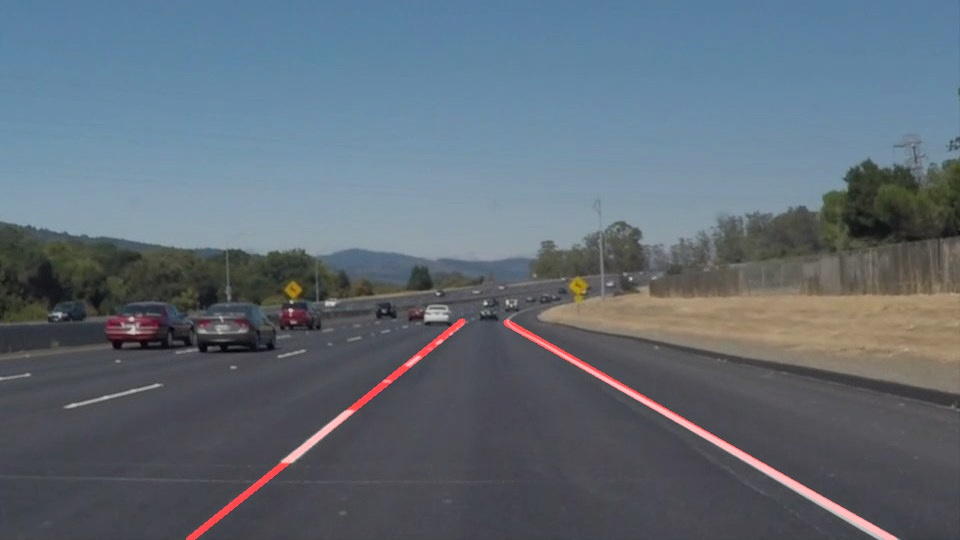
#> input picture examples/avgLeftRightLine.jpg, 960 x 540 px
$ python -i processimage.py   (imports and definitions only)
#> lines starting #> are read from the running program, lines starting #| are printed output that depends on the picture; after the words box and inside, x2 and y2 are one past the last pixel; in counts of white or black regions, pixels touching at a corner belong together
import matplotlib.pyplot as plt
import matplotlib.image as mpimg
import numpy as np
import cv2
import math

def grayscale(img):
    """Applies the Grayscale transform
    This will return an image with only one color channel
    but NOTE: to see the returned image as grayscale
    (assuming your grayscaled image is called 'gray')
    you should call plt.imshow(gray, cmap='gray')"""
    return cv2.cvtColor(img, cv2.COLOR_RGB2GRAY)
    # Or use BGR2GRAY if you read an image with cv2.imread()
    # return cv2.cvtColor(img, cv2.COLOR_BGR2GRAY)

def canny(img, low_threshold, high_threshold):
    """Applies the Canny transform"""
    return cv2.Canny(img, low_threshold, high_threshold)

def gaussian_blur(img, kernel_size):
    """Applies a Gaussian Noise kernel"""
    return cv2.GaussianBlur(img, (kernel_size, kernel_size), 0)

def region_of_interest(img, vertices):
    """
    Applies an image mask.

    Only keeps the region of the image defined by the polygon
    formed from `vertices`. The rest of the image is set to black.
    `vertices` should be a numpy array of integer points.
    """
    #defining a blank mask to start with
    mask = np.zeros_like(img)

    #defining a 3 channel or 1 channel color to fill the mask with depending on the input image
    if len(img.shape) > 2:
        channel_count = img.shape[2]  # i.e. 3 or 4 depending on your image
        ignore_mask_color = (255,) * channel_count
    else:
        ignore_mask_color = 255

    #filling pixels inside the polygon defined by "vertices" with the fill color
    cv2.fillPoly(mask, vertices, ignore_mask_color)

    #returning the image only where mask pixels are nonzero
    masked_image = cv2.bitwise_and(img, mask)
    return masked_image

def calculateXFromY(m, b, y, shape):
    x = (y - b)/m
    if x < 0:
        x = 0
        y = b
    if x > shape[1]:
        x = shape[1]
        y = shape[1]*m + b
    return [int(x), int(y)]

def detect_left_right_lines(lines, shape):
    leftLines = []
    rightLines = []
    for line in lines:
        for x1,y1,x2,y2 in line:
            if (x1 != x2):
                tan = (y2-y1)/(x2-x1);
                # left line must between -75 to 30 degree in slope
                if (tan < -0.577 and tan > -3.73):
                    leftLines.append(line)
                # right line must between 30 to 75 degree in slope
                elif tan > 0.577 and tan < 3.73:
                    rightLines.append(line)

    result = []
    if len(leftLines) > 0:
        b = []
        m = []
        maxX = 0;
        for line in leftLines:
            for x1,y1,x2,y2 in line:
                if (x1 > maxX):
                    maxX = x1
                if (x2 > maxX):
                    maxX = x2
                p = np.polyfit([x1, x2], [y1, y2], 1)
                b.append(p[1])
                m.append(p[0])
        avgB = sum(b)/float(len(b))
        avgM = sum(m)/float(len(m))
        point = calculateXFromY(avgM, avgB, shape[0], shape)
        result.append([[point[0], point[1], maxX, int(avgM*maxX+avgB)]])

    if len(rightLines) > 0:
        b = []
        m = []
        minX = 100000;
        for line in rightLines:
            for x1,y1,x2,y2 in line:
                if (x1 < minX):
                    minX = x1
                if (x2 < minX):
                    minX = x2
                p = np.polyfit([x1, x2], [y1, y2], 1)
                b.append(p[1])
                m.append(p[0])
        avgB = sum(b)/float(len(b))
        avgM = sum(m)/float(len(m))
        point = calculateXFromY(avgM, avgB, shape[0], shape)
        result.append([[minX, int(avgM*minX+avgB), point[0], point[1]]])

    # print("x1=", x1, " x2=", x2, " y1=", y1, " y2=", y2)
    return result

def draw_lines(img, lines, color=[255, 0, 0], thickness=6):
    """
    NOTE: this is the function you might want to use as a starting point once you want to
    average/extrapolate the line segments you detect to map out the full
    extent of the lane (going from the result shown in raw-lines-example.mp4
    to that shown in P1_example.mp4).

    Think about things like separating line segments by their
    slope ((y2-y1)/(x2-x1)) to decide which segments are part of the left
    line vs. the right line.  Then, you can average the position of each of
    the lines and extrapolate to the top and bottom of the lane.

    This function draws `lines` with `color` and `thickness`.
    Lines are drawn on the image inplace (mutates the image).
    If you want to make the lines semi-transparent, think about combining
    this function with the weighted_img() function below
    """
    for line in lines:
        for x1,y1,x2,y2 in line:
            cv2.line(img, (x1, y1), (x2, y2), color, thickness)

def hough_lines(img, rho, theta, threshold, min_line_len, max_line_gap):
    """
    `img` should be the output of a Canny transform.

    Returns an image with hough lines drawn.
    """
    lines = cv2.HoughLinesP(img, rho, theta, threshold, np.array([]), minLineLength=min_line_len, maxLineGap=max_line_gap)
    line_img = np.zeros((img.shape[0], img.shape[1], 3), dtype=np.uint8)
    left_right_lines = detect_left_right_lines(lines, img.shape)
    # print(left_right_lines)
    draw_lines(line_img, left_right_lines)
    return line_img

# Python 3 has support for cool math symbols.

def weighted_img(img, initial_img, α=0.8, β=1., γ=0.):
    """
    `img` is the output of the hough_lines(), An image with lines drawn on it.
    Should be a blank image (all black) with lines drawn on it.

    `initial_img` should be the image before any processing.

    The result image is computed as follows:

    initial_img * α + img * β + γ
    NOTE: initial_img and img must be the same shape!
    """
    return cv2.addWeighted(initial_img, α, img, β, γ)

def process_image(image):
    # NOTE: The output you return should be a color image (3 channel) for processing video below
    # TODO: put your pipeline here,
    # you should return the final output (image where lines are drawn on lanes)
    gray_image = grayscale(image)
    #plt.imshow(gray_image)
    smooth_image = gaussian_blur(gray_image, 5)
    #plt.imshow(smooth_image)
    edge_image = canny(smooth_image, 50, 150)
    #plt.imshow(edge_image)
    mask_image = np.zeros_like(edge_image)
    ignore_mask_color = 255
    # plt.imshow(mask_image)
    vertices = np.array([[(0, image.shape[0]),(0, image.shape[0]*3/4), (image.shape[1] / 3, image.shape[0] /2), (image.shape[1]*2/3, image.shape[0]/2), (image.shape[1], image.shape[0] *3/4), (image.shape[1], image.shape[0])]], dtype=np.int32)
    masked_edges_image = region_of_interest(edge_image, vertices)
    # plt.imshow(masked_edges_image)
    hough_image = hough_lines(masked_edges_image, 2, np.pi/360, 50, image.shape[0]/20, image.shape[0]/4)
    #plt.imshow(hough_image)
    result = weighted_img(hough_image, image)
    return result

>>> import cv2
>>> picture = cv2.cvtColor(cv2.imread('examples/avgLeftRightLine.jpg'), cv2.COLOR_BGR2RGB)
>>> result = process_image(picture)
#> in grayscale, `return cv2.cvtColor(img, cv2.COLOR_RGB2GRAY)`:
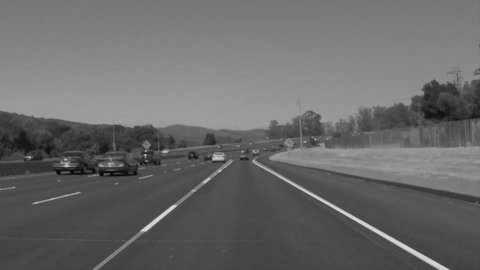
#> returned value: shape (540, 960) (shown at 1/2 size); min 3, max 221, mean 105.4
#> in canny, `return cv2.Canny(img, low_threshold, high_threshold)`:
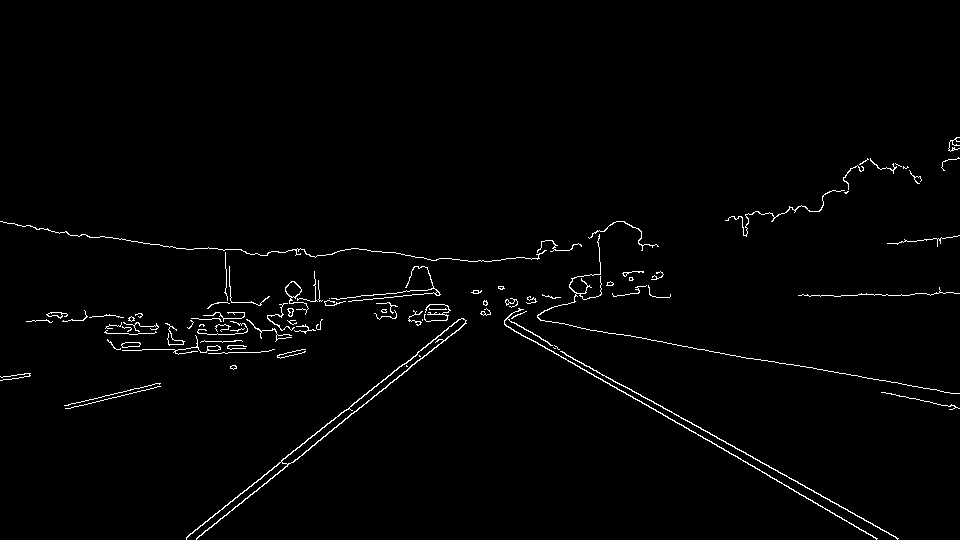
#> returned value: shape (540, 960); 1.5% white in thin lines or dots, all inside (x1, y1, x2, y2) = (0, 137, 960, 540)
#> in region_of_interest, `cv2.fillPoly(mask, vertices, ignore_mask_color)`:
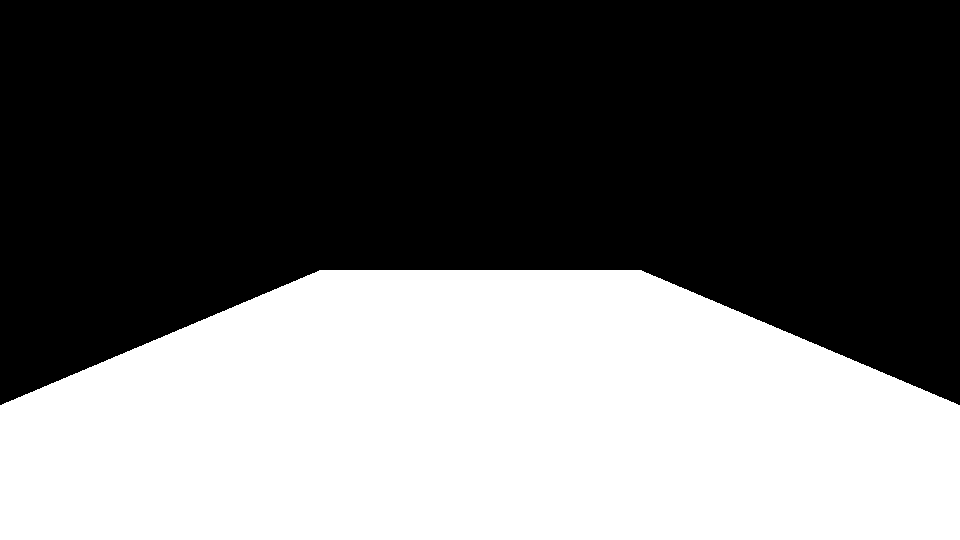
#> mask: shape (540, 960); 41.7% white; 1 white region, box (x1, y1, x2, y2) and area: (0, 270, 960, 540) 215930
#> in region_of_interest, `masked_image = cv2.bitwise_and(img, mask)`:
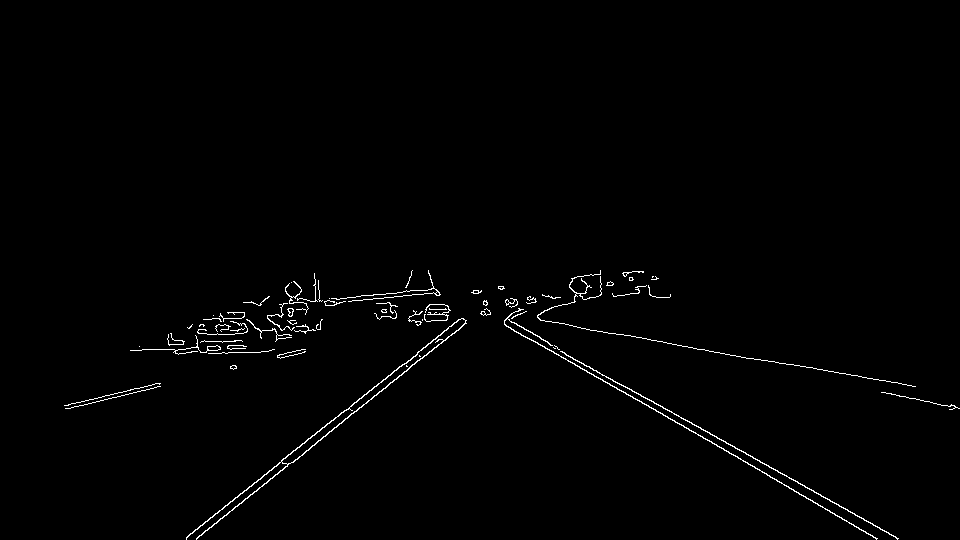
#> masked_image: shape (540, 960); 1% white in thin lines or dots, all inside (x1, y1, x2, y2) = (64, 270, 960, 540)
#> in hough_lines, `lines = cv2.HoughLinesP(img, rho, theta, threshold, np.array([]), minL..`: lines = 43 rows, first 6: [428, 273, 897, 539], [412, 270, 876, 538], [186, 537, 502, 286], [196, 538, 484, 309], [315, 281, 913, 386], [138, 350, 600, 273]
#> the loop in detect_left_right_lines, `for line in lines:` made 43 passes
#> after the loop in detect_left_right_lines, `for line in lines:`: leftLines = [[[186, 537, 502, 286]], [[196, 538, 484, 309]], [[288, 454, 503, 286]], [[188, 536, 465, 323]], [[285, 466, 465, 322]]]; rightLines = [[[412, 270, 876, 538]], [[430, 279, 872, 535]]]
#> the loop in detect_left_right_lines, `for line in leftLines:` made 5 passes
#> after the loop in detect_left_right_lines, `for line in leftLines:`: b = [684.7, 693.8, 679, 680.6, 694]; m = [-0.794, -0.795, -0.781, -0.769, -0.8]; maxX = 503
#> in detect_left_right_lines, `avgB = sum(b)/float(len(b))`: avgB = 686.4
#> in detect_left_right_lines, `avgM = sum(m)/float(len(m))`: avgM = -0.788
#> in calculateXFromY, `x = (y - b)/m`: x = 185.8
#> in detect_left_right_lines, `point = calculateXFromY(avgM, avgB, shape[0], shape)`: point = [185, 540]
#> the loop in detect_left_right_lines, `for line in rightLines:` made 2 passes
#> after the loop in detect_left_right_lines, `for line in rightLines:`: b = [32.03, 29.95]; m = [0.578, 0.579]; minX = 412
#> in detect_left_right_lines, `avgB = sum(b)/float(len(b))`: avgB = 30.99
#> in detect_left_right_lines, `avgM = sum(m)/float(len(m))`: avgM = 0.578
#> in detect_left_right_lines, `point = calculateXFromY(avgM, avgB, shape[0], shape)`: point = [880, 540]
#> in hough_lines, `left_right_lines = detect_left_right_lines(lines, img.shape)`: left_right_lines = [[[185, 540, 503, 290]], [[412, 269, 880, 540]]]
#> the loop in draw_lines, `for line in lines:` made 2 passes
#> after the loop in draw_lines, `for line in lines:`:
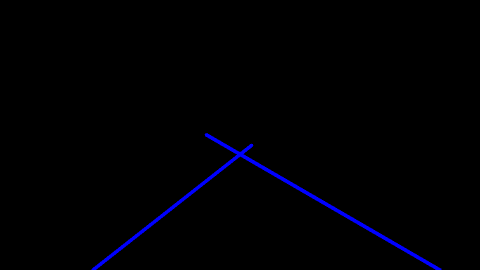
#> img: shape (540, 960, 3) (shown at 1/2 size); mean of channels 0, 1, 2 3.3, 0, 0; drawn as B, G, R
#> in weighted_img, `return cv2.addWeighted(initial_img, α, img, β, γ)`:
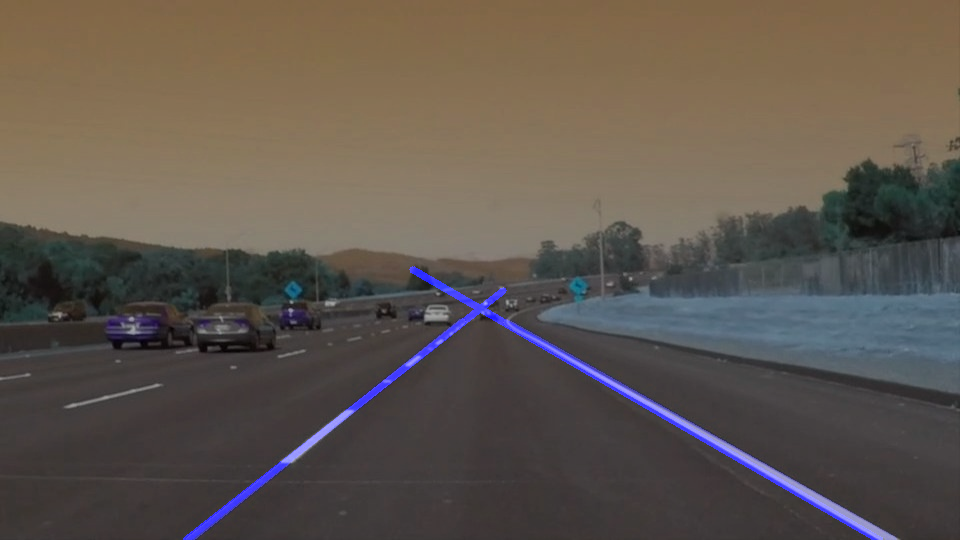
#> returned value: shape (540, 960, 3); mean of channels 0, 1, 2 78.4, 86, 94.8; drawn as B, G, R

$ run again, on examples/challenge.jpg
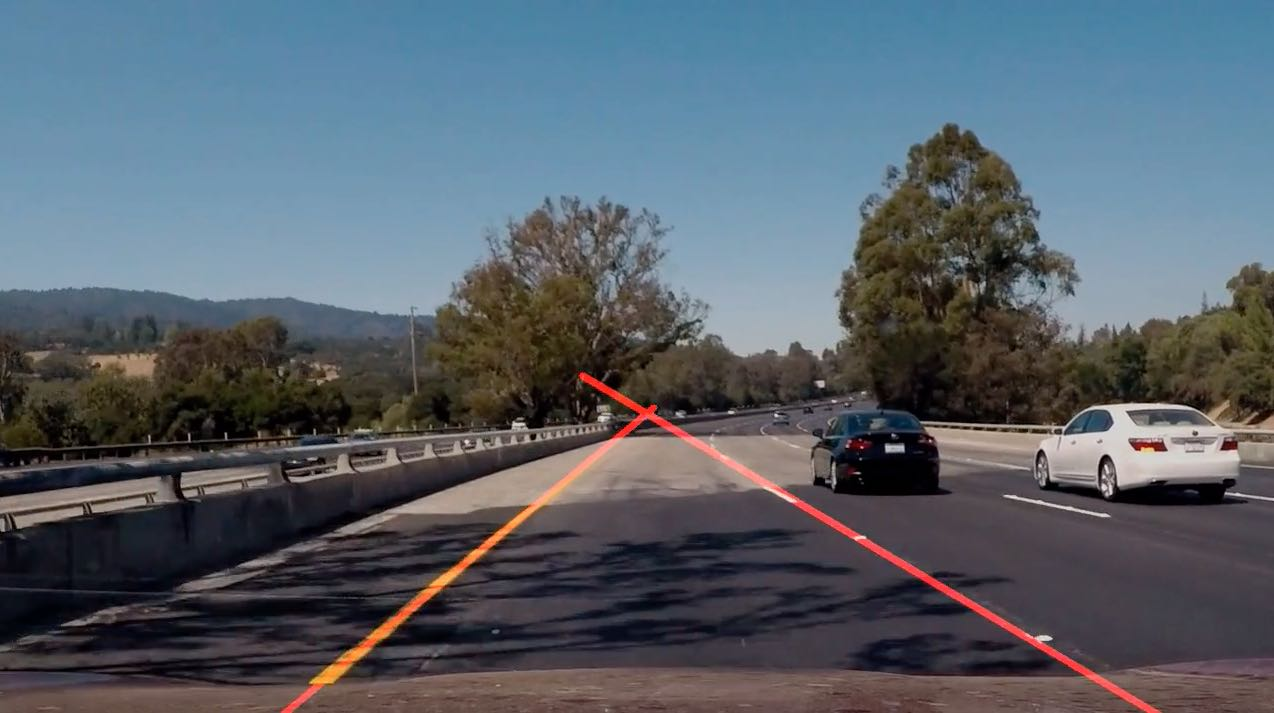
#> input picture examples/challenge.jpg, 1274 x 713 px
#> in region_of_interest, `cv2.fillPoly(mask, vertices, ignore_mask_color)`:
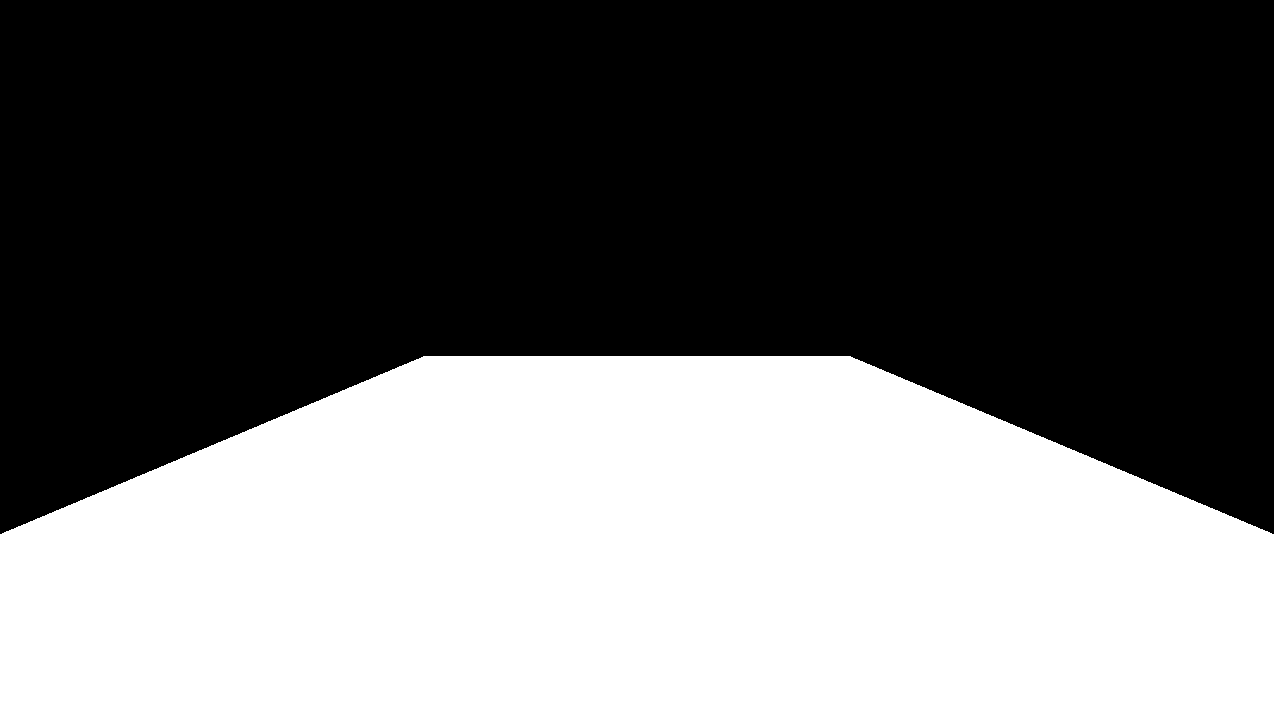
#> mask: shape (713, 1274); 41.7% white; 1 white region, box (x1, y1, x2, y2) and area: (0, 356, 1274, 713) 379168
#> masked_image: shape (713, 1274); 1.8% white in thin lines or dots, all inside (x1, y1, x2, y2) = (0, 356, 1252, 713)
#> lines = 150 rows, first 6: [257, 433, 1033, 433], [590, 375, 1160, 710], [577, 378, 1083, 676], [257, 435, 930, 435], [580, 378, 1146, 712], [224, 440, 1044, 440]
#> the loop in detect_left_right_lines, `for line in lines:` made 150 passes
#> after the loop in detect_left_right_lines, `for line in lines:`: leftLines = [[[332, 682, 656, 405]], [[302, 686, 655, 405]], [[295, 709, 621, 378]], [[281, 711, 616, 420]], [[321, 686, 644, 420]], [[309, 698, 653, 360]]]; rightLines = [[[590, 375, 1160, 710]], [[577, 378, 1083, 676]], [[580, 378, 1146, 712]], [[794, 498, 1031, 635]], [[581, 378, 1146, 711]]]
#> the loop in detect_left_right_lines, `for line in leftLines:` made 6 passes
#> after the loop in detect_left_right_lines, `for line in leftLines:`: b = [965.8, 926.4, 1008.5, 955.1, 950.4, 1001.6]; m = [-0.855, -0.796, -1.02, -0.869, -0.824, -0.983]; maxX = 656
#> in detect_left_right_lines, `avgB = sum(b)/float(len(b))`: avgB = 968
#> in detect_left_right_lines, `avgM = sum(m)/float(len(m))`: avgM = -0.89
#> x = 286.4
#> in detect_left_right_lines, `point = calculateXFromY(avgM, avgB, shape[0], shape)`: point = [286, 713]
#> the loop in detect_left_right_lines, `for line in rightLines:` made 5 passes
#> after the loop in detect_left_right_lines, `for line in rightLines:`: b = [28.25, 38.19, 35.74, 39.02, 35.57]; m = [0.588, 0.589, 0.59, 0.578, 0.589]; minX = 577
#> in detect_left_right_lines, `avgB = sum(b)/float(len(b))`: avgB = 35.35
#> in detect_left_right_lines, `avgM = sum(m)/float(len(m))`: avgM = 0.587
#> in detect_left_right_lines, `point = calculateXFromY(avgM, avgB, shape[0], shape)`: point = [1154, 713]
#> left_right_lines = [[[286, 713, 656, 384]], [[577, 373, 1154, 713]]]
#> the loop in draw_lines, `for line in lines:` made 2 passes
#> in weighted_img, `return cv2.addWeighted(initial_img, α, img, β, γ)`:
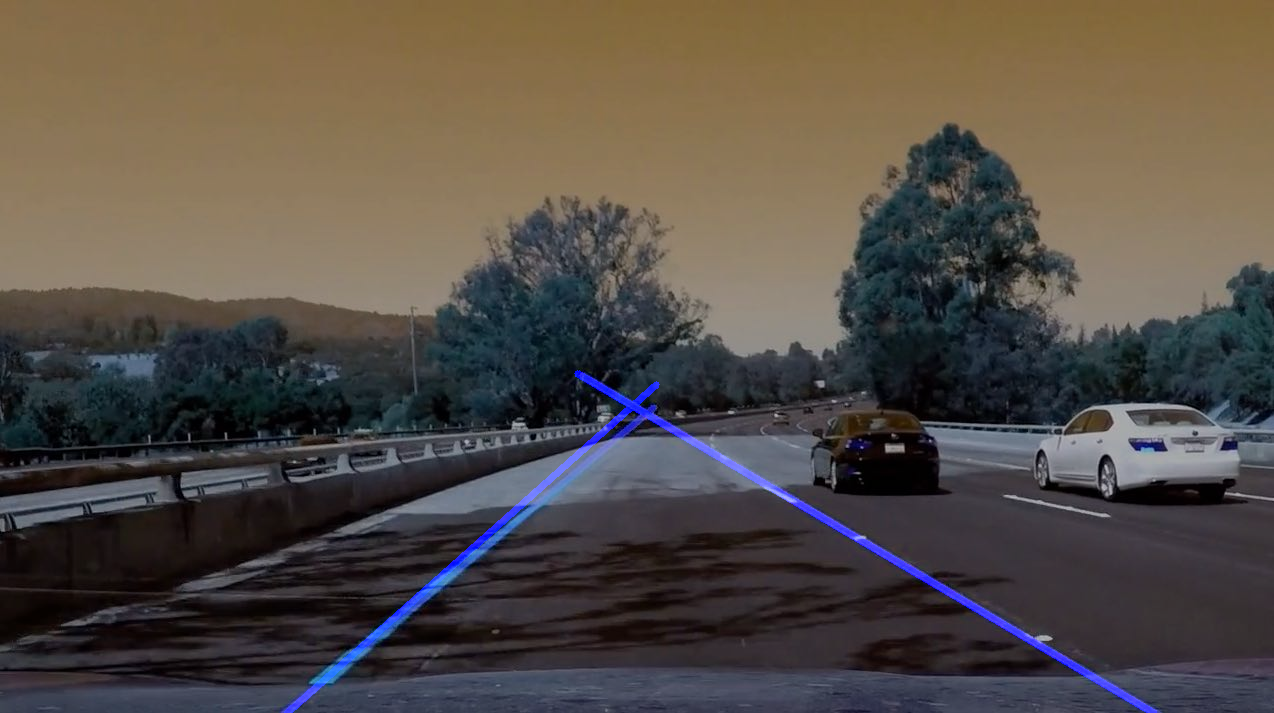
#> returned value: shape (713, 1274, 3); mean of channels 0, 1, 2 71, 77.5, 85; drawn as B, G, R
